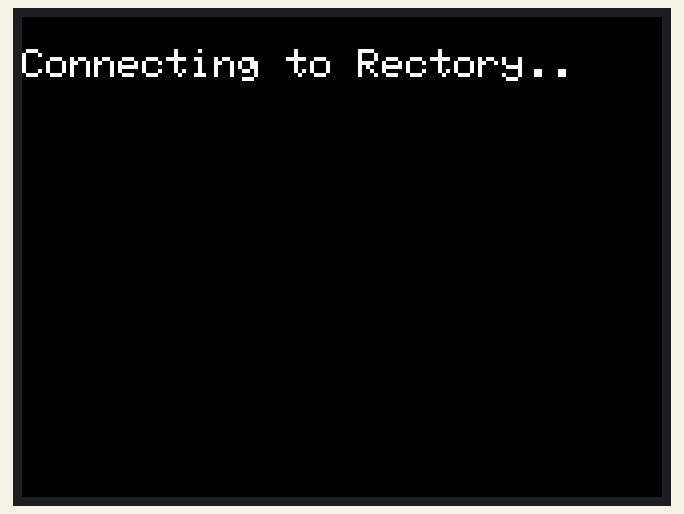
Recording of a sketch running on a simulated ESP32. On the bench: 320×240 colour display. WiFi joins after 1.5 s; servers stay silent unless stated; the local clock reads 2024-03-15 10:24:30 at power-on unless the sketch sets it.

Above: at 1.2 s.
At 1.8 s:
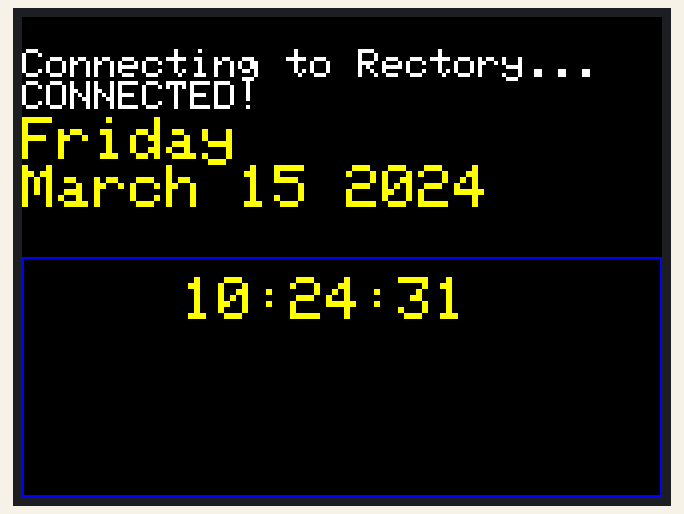
At 6.1 s:
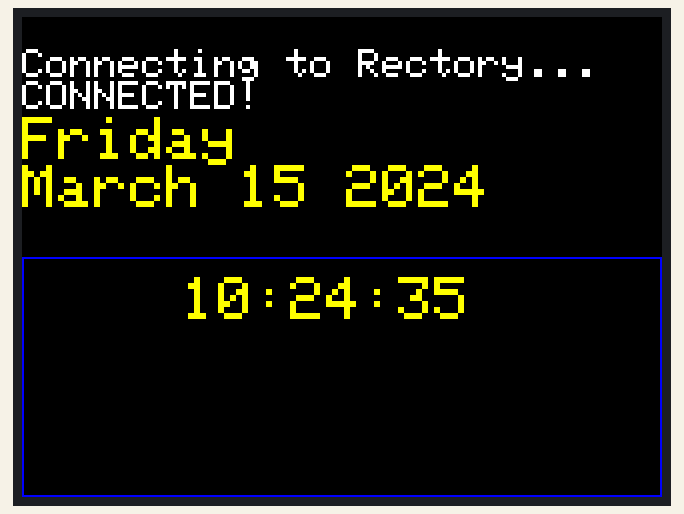
At 10.3 s:
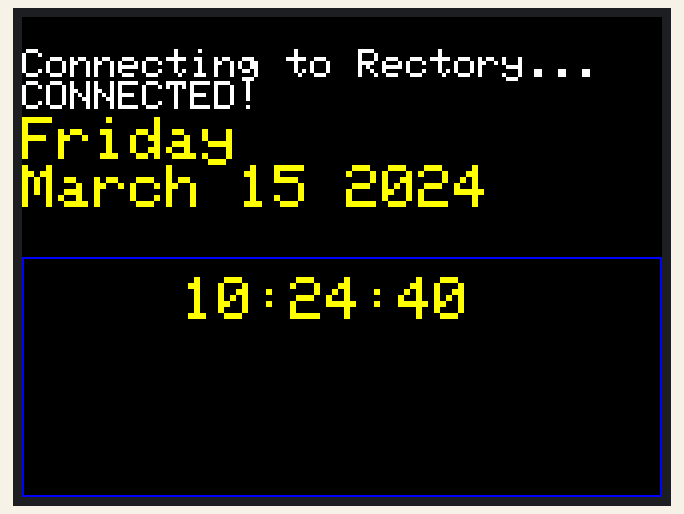
At 19.9 s:
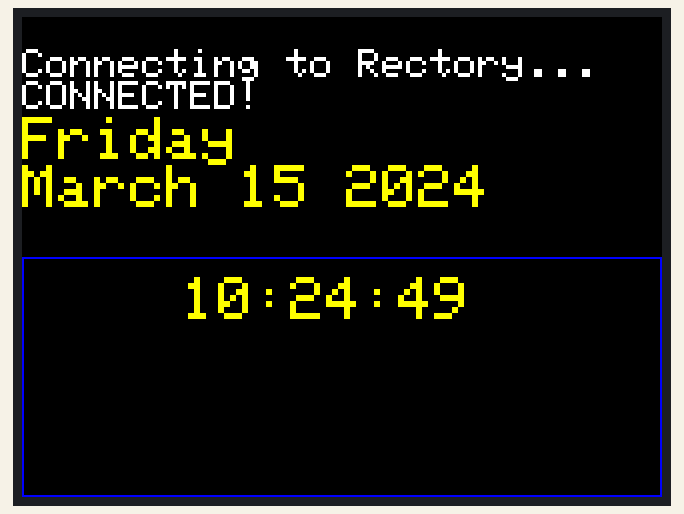
At 38.1 s:
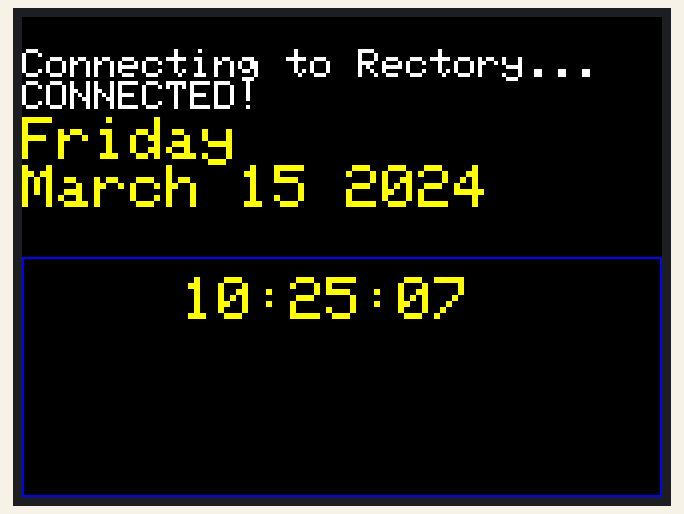

Measured:
- what the display in image 0 shows lasts 0.5 s, from 1.2 s to 1.7 s
- what the display in image 1 shows lasts 1.1 s, from 1.7 s to 2.8 s

The sketch:

p1.ino
```cpp
// (licence header left out)
#include <M5Core2.h>
#include <WiFi.h>
#include "time.h"

// Set the name and password of the wifi to be connected.  配置所连接wifi的名称和密码
const char* ssid = "Rectory";
const char* password = "peacebewithyou";
#define EST -18000

const char* ntpServer =
    "time.apple.com";  //Set the connect NTP server.  设置连接的NTP服务器
const long gmtOffset_sec = EST;
const int daylightOffset_sec = 3600;


void printLocalTime() {  //Output current time.  输出当前时间
  struct tm timeinfo;
  if (!getLocalTime(
          &timeinfo)) {  //Return 1 when the time is successfully obtained.  成功获取到时间返回1
    M5.Lcd.println("Failed to obtain time");
    return;
  }
  M5.Lcd.fillRect(0, 50, 320, 69, BLACK);
  M5.Lcd.setCursor(0, 50);  //Set the cursor at (0,0).  设置光标位于(0,0)处
  M5.Lcd.println(
      &timeinfo,
      "%A\n%B %d %Y");
  M5.Lcd.setCursor(0, 120);  //Set the cursor at (0,0).
  M5.Lcd.fillRect(0, 120, 320, 120, BLACK);
  M5.Lcd.drawRect(0, 120, 320, 120, BLUE);
  M5.Lcd.setCursor(80, 130);  //Set the cursor at (0,0).
  M5.Lcd.println(
      &timeinfo,
      "%H:%M:%S");
}

void setup() {
  M5.begin();             //Init M5Core2.  初始化 M5Core2
  M5.Lcd.setTextSize(2);  //Set the font size to 2.  设置字号大小为2
  M5.Lcd.printf("\nConnecting to %s", ssid);
  WiFi.begin(
      ssid,
      password);  //Connect wifi and return connection status.  连接wifi并返回连接状态
  while (WiFi.status() !=
         WL_CONNECTED) {  //If the wifi connection fails.  若wifi未连接成功
    delay(500);           //delay 0.5s.  延迟0.5s
    M5.Lcd.print(".");
  }
  M5.Lcd.println("\nCONNECTED!");

  configTime(gmtOffset_sec, daylightOffset_sec,
             ntpServer);  //init and get the time.  初始化并设置NTP

  M5.Lcd.setTextColor(YELLOW);
  M5.Lcd.setTextSize(3);

  printLocalTime();

  WiFi.disconnect(true);  //Disconnect wifi.  断开wifi连接
  WiFi.mode(WIFI_OFF);    //Set the wifi mode to off.  设置wifi模式为关闭
  delay(20);
}

void loop() {
  delay(1000);
  printLocalTime();
}
```
